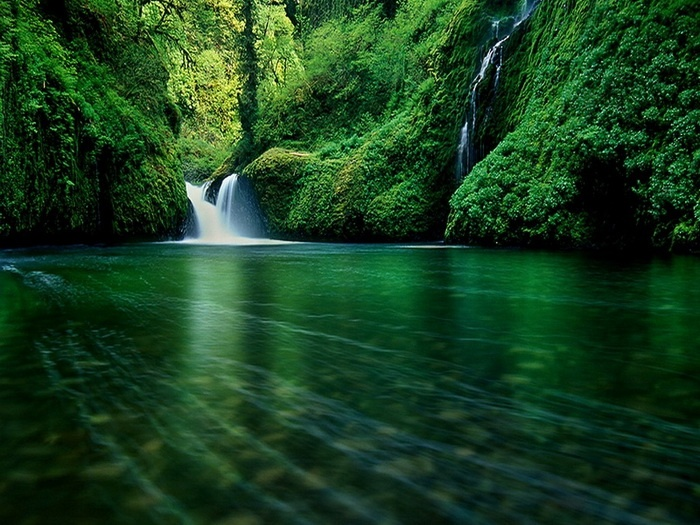
#> input picture opencv/BTVN/anh.jpg, 700 x 525 px, given in place of anh.png, which was not available
$ python gradient.py
#> lines starting #> are read from the running program, lines starting #| are printed output that depends on the picture; after the words box and inside, x2 and y2 are one past the last pixel; in counts of white or black regions, pixels touching at a corner belong together; pictures that were not available may be replaced by others from this repository, and a replacement may not be noted
import cv2 as cv
import numpy as np
img = cv.imread("anh.png",1)
#> img is the input picture: shape (525, 700, 3); mean B, G, R 31.8, 64.3, 25.5
gray = cv.cvtColor(img,cv.COLOR_BGR2GRAY)
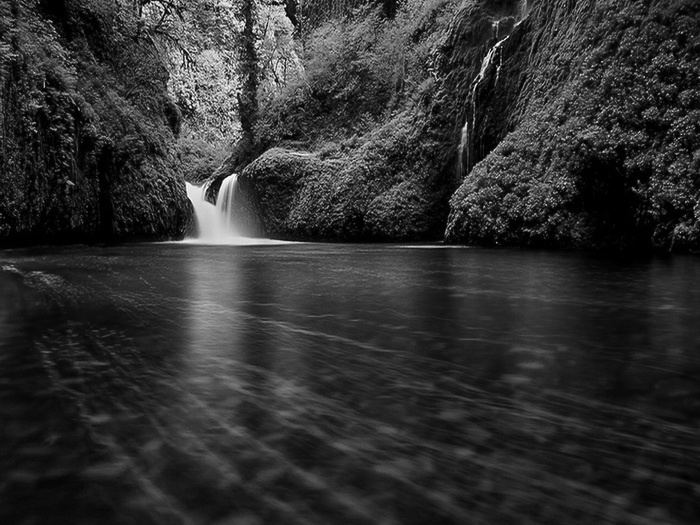
#> gray: shape (525, 700); min 0, max 253, mean 49
thres,br = cv.threshold(gray,0,255,cv.THRESH_BINARY + cv.THRESH_OTSU)
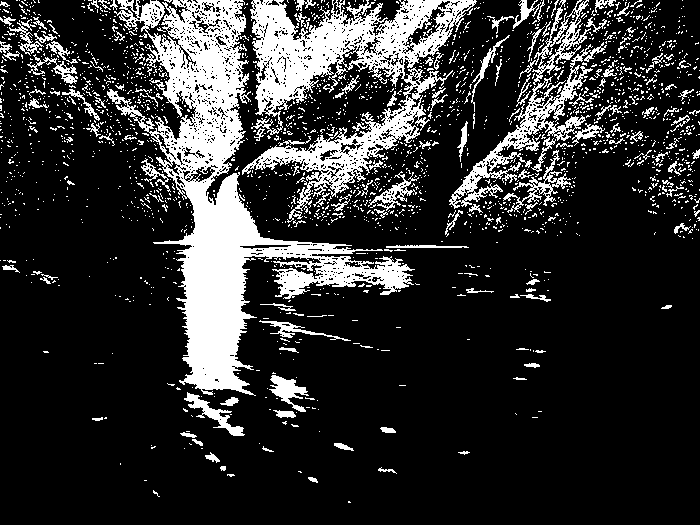
#> br: shape (525, 700); 18.9% white; 2162 white regions (2005 under 20 px), largest, box (x1, y1, x2, y2) and area: (107, 0, 415, 396) 28863, (242, 0, 477, 223) 17000, (449, 42, 607, 209) 3952
#> thres = 74
kernel = cv.getStructuringElement(cv.MORPH_RECT,(5,5))
dst = cv.morphologyEx(br,cv.MORPH_GRADIENT,kernel)
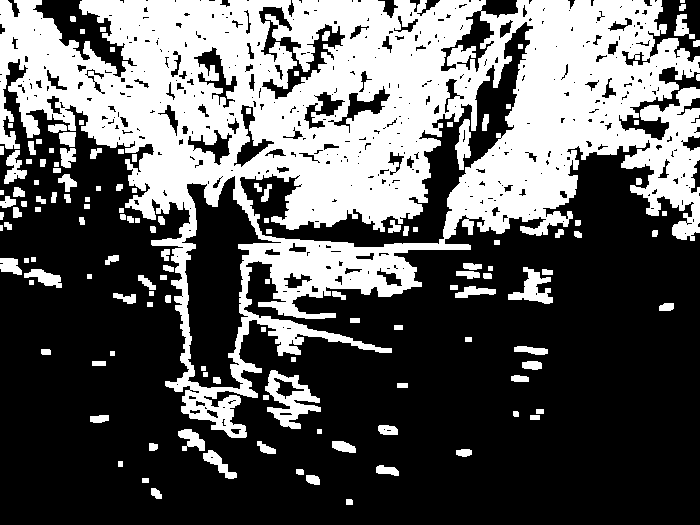
#> dst: shape (525, 700); 36.8% white; 138 white regions (2 under 20 px), largest, box (x1, y1, x2, y2) and area: (0, 0, 700, 438) 122901, (265, 370, 321, 429) 1472, (508, 267, 553, 304) 755
cv.namedWindow("anh",cv.WINDOW_NORMAL)
cv.imshow("anh",dst)
cv.waitKey()
# tao kernel
print(cv.getStructuringElement(cv.MORPH_RECT,(5,5)))
print(cv.getStructuringElement(cv.MORPH_ELLIPSE,(5,5)))
print(cv.getStructuringElement(cv.MORPH_CROSS,(5,5)))
